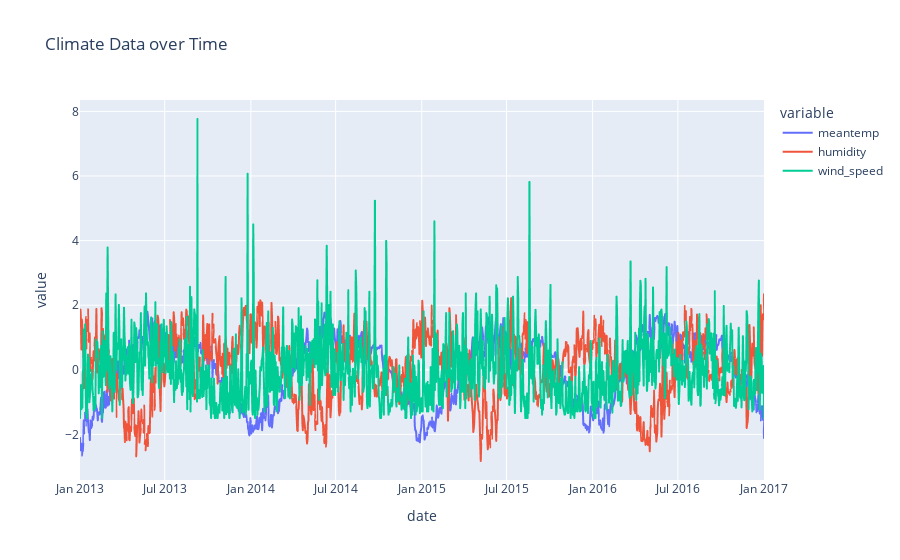

Here is the notebook cell this chart was saved with:
### Code cell
import plotly.express as px

normalised_train = train.copy()
normalised_train['meanpressure'] = (train['meanpressure'] - train['meanpressure'].mean()) / train['meanpressure'].std()
normalised_train['humidity'] = (train['humidity'] - train['humidity'].mean()) / train['humidity'].std()
normalised_train['wind_speed'] = (train['wind_speed'] - train['wind_speed'].mean()) / train['wind_speed'].std()
normalised_train['meantemp'] = (train['meantemp'] - train['meantemp'].mean()) / train['meantemp'].std()

fig = px.line(normalised_train, x='date', y=['meantemp', 'humidity', 'wind_speed'], title='Climate Data over Time')
fig.show()

### Figure 1 — Plotly figure (JSON) as saved in the notebook; plotly's stock layout.template omitted (floating-point values rounded to 4 significant figures; data arrays with more than 128 entries replaced by an {"elided": "..."} marker saying what was removed)
{"data": [{"hovertemplate": "variable=meantemp<br>date=%{x}<br>value=%{y}<extra></extra>", "legendgroup": "meantemp", "line": {"color": "#636efa", "dash": "solid"}, "marker": {"symbol": "circle"}, "mode": "lines", "name": "meantemp", "showlegend": true, "type": "scattergl", "x": {"elided": "1462 str values"}, "xaxis": "x", "y": {"elided": "1462 float values"}, "yaxis": "y"}, {"hovertemplate": "variable=humidity<br>date=%{x}<br>value=%{y}<extra></extra>", "legendgroup": "humidity", "line": {"color": "#EF553B", "dash": "solid"}, "marker": {"symbol": "circle"}, "mode": "lines", "name": "humidity", "showlegend": true, "type": "scattergl", "x": {"elided": "1462 str values"}, "xaxis": "x", "y": {"elided": "1462 float values"}, "yaxis": "y"}, {"hovertemplate": "variable=wind_speed<br>date=%{x}<br>value=%{y}<extra></extra>", "legendgroup": "wind_speed", "line": {"color": "#00cc96", "dash": "solid"}, "marker": {"symbol": "circle"}, "mode": "lines", "name": "wind_speed", "showlegend": true, "type": "scattergl", "x": {"elided": "1462 str values"}, "xaxis": "x", "y": {"elided": "1462 float values"}, "yaxis": "y"}], "layout": {"legend": {"title": {"text": "variable"}, "tracegroupgap": 0}, "title": {"text": "Climate Data over Time"}, "xaxis": {"anchor": "y", "domain": [0, 1], "title": {"text": "date"}}, "yaxis": {"anchor": "x", "domain": [0, 1], "title": {"text": "value"}}}}
